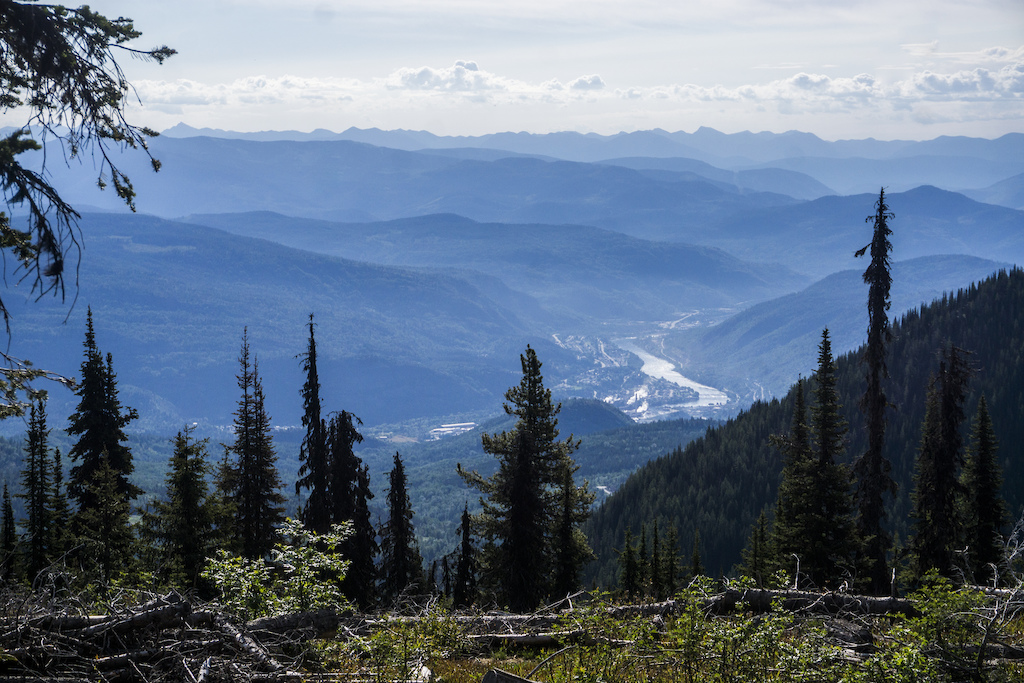
#> input picture Computer_Vision_(Module_6)/Day_3_ Histograms_transformations_and_Bitwise_ops/img/day2.jpg, 1024 x 683 px, found by its file name
$ jupyter execute --allow-errors Transformations.ipynb   (shell and % lines are left out)
#> lines starting #> are read from the running program, lines starting #| are printed output that depends on the picture
# Transformations

[cell 1]
import cv2
import numpy as np
import matplotlib.pyplot as plt

### Translations

[cell 2]
# Load an image
image=cv2.imread("/home/umut/Documents/GitHub/Strive_School/Computer_Vision_(Module_6)/Day_3_ Histograms_transformations_and_Bitwise_ops/img/day2.jpg")
#> image is the input picture: shape (683, 1024, 3); mean B, G, R 130.4, 110.3, 94.4
image=cv2.cvtColor(image,cv2.COLOR_BGR2HSV)
#> image: shape (683, 1024, 3); mean H, S, V 95.6, 87.7, 133.5
image=image.copy()

[cell 3]
# Store the height and width of the image (you will need them later)
width,height = image.shape[:-1]
#> width = 683; height = 1024

[cell 4]
# Create the translation Matrix
pts1 = np.float32([[50, 50],
                   [200, 50],
                   [50, 200]])

pts2 = np.float32([[10, 100],
                   [200, 50],
                   [100, 250]])
M = cv2.getAffineTransform(pts1, pts2)

[cell 5]
# Apply the translation to the image using cv2.warpAffine and display the new image
dst = cv2.warpAffine(image, M, (width, height))
#> dst: shape (1024, 683, 3); mean H, S, V 56.2, 54.1, 80.4

plt.figure(figsize = (25,20))
plt.subplot(121)
plt.imshow(image)
plt.title('Input')

plt.subplot(122)
plt.imshow(dst)
plt.title('Output')

plt.show()
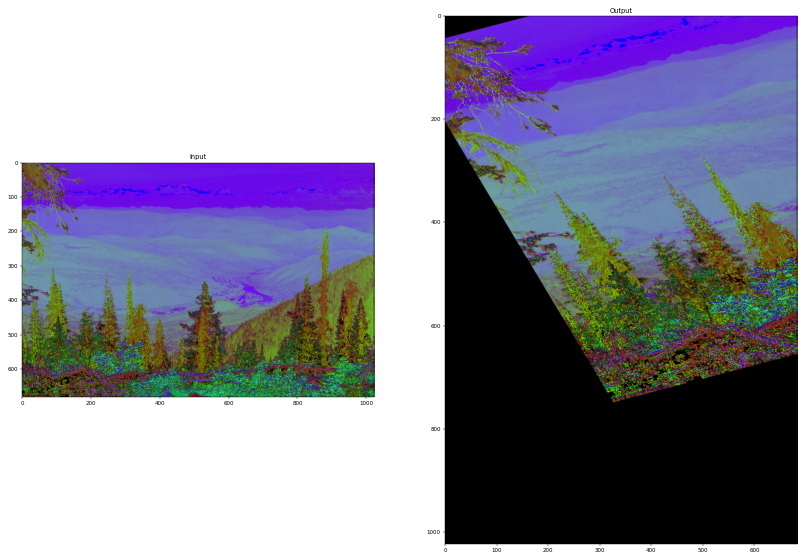
#> figure drawn by matplotlib, 2 panels

### Rotation

[cell 6]
# Load an image
image = cv2.imread("/home/umut/Documents/GitHub/Strive_School/Computer_Vision_(Module_6)/Day_3_ Histograms_transformations_and_Bitwise_ops/img/day3.jpg")
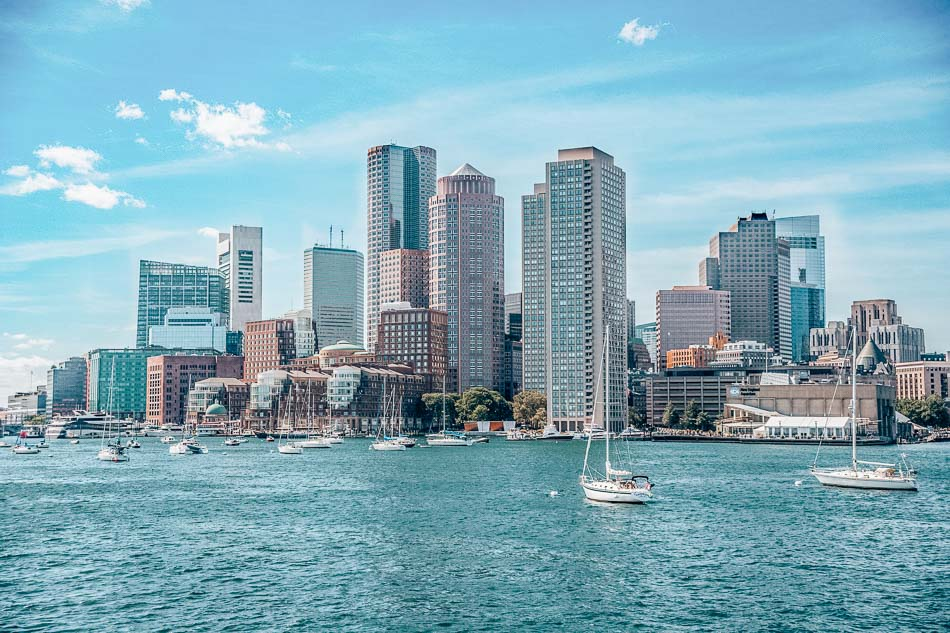
#> input picture Computer_Vision_(Module_6)/Day_3_ Histograms_transformations_and_Bitwise_ops/img/day3.jpg, 950 x 633 px, found by its file name
#> image is the input picture: shape (633, 950, 3); mean B, G, R 186.1, 171.7, 129.5
# Create a rotation matrix to rotate the image by 45 degrees (using the center as the pivot point)
width,height = image.shape[:-1]
#> width = 633; height = 950
x_center = width/2
#> x_center = 316.5
y_center = height/2
#> y_center = 475
rotation_matrix = cv2.getRotationMatrix2D((x_center,y_center),45,1)

[Hint](# "cv2.getRotationMatrix2D")

[cell 7]
# Apply the rotation matrix to the image and display the rotated image
dst = cv2.warpAffine(image, rotation_matrix , (width, height))
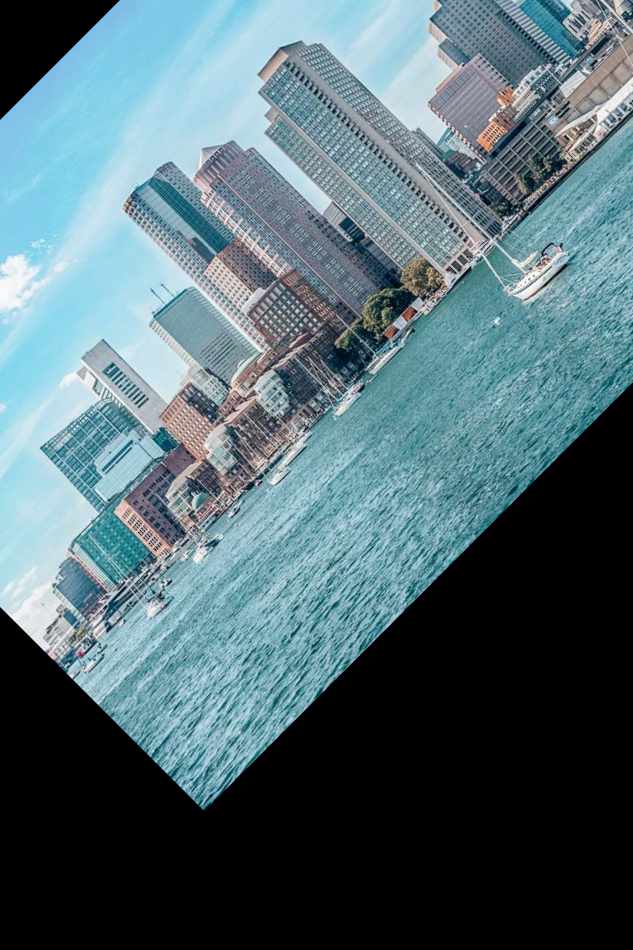
#> dst: shape (950, 633, 3); mean B, G, R 114.7, 107.3, 83.7

plt.figure(figsize = (25,20))
plt.subplot(121)
plt.imshow(image)
plt.title('Input')

plt.subplot(122)
plt.imshow(dst)
plt.title('Output')

plt.show()
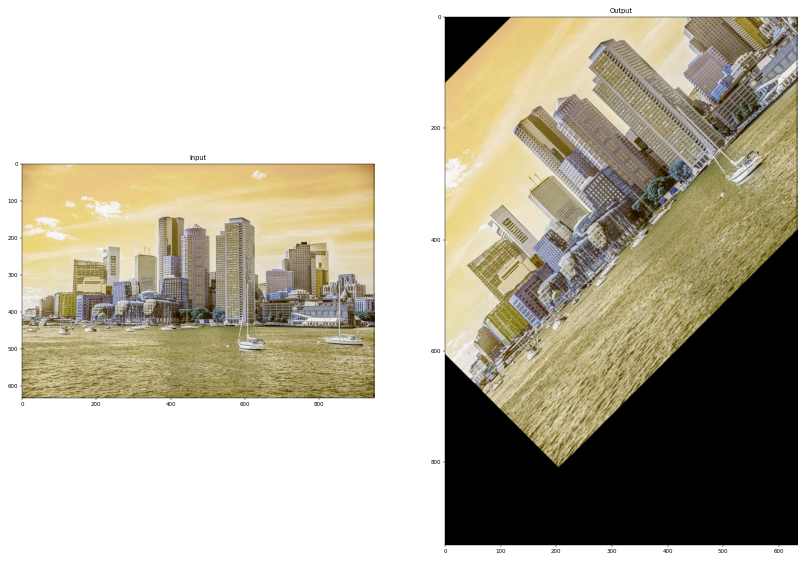
#> figure drawn by matplotlib, 2 panels; B, G, R data is drawn as R, G, B
